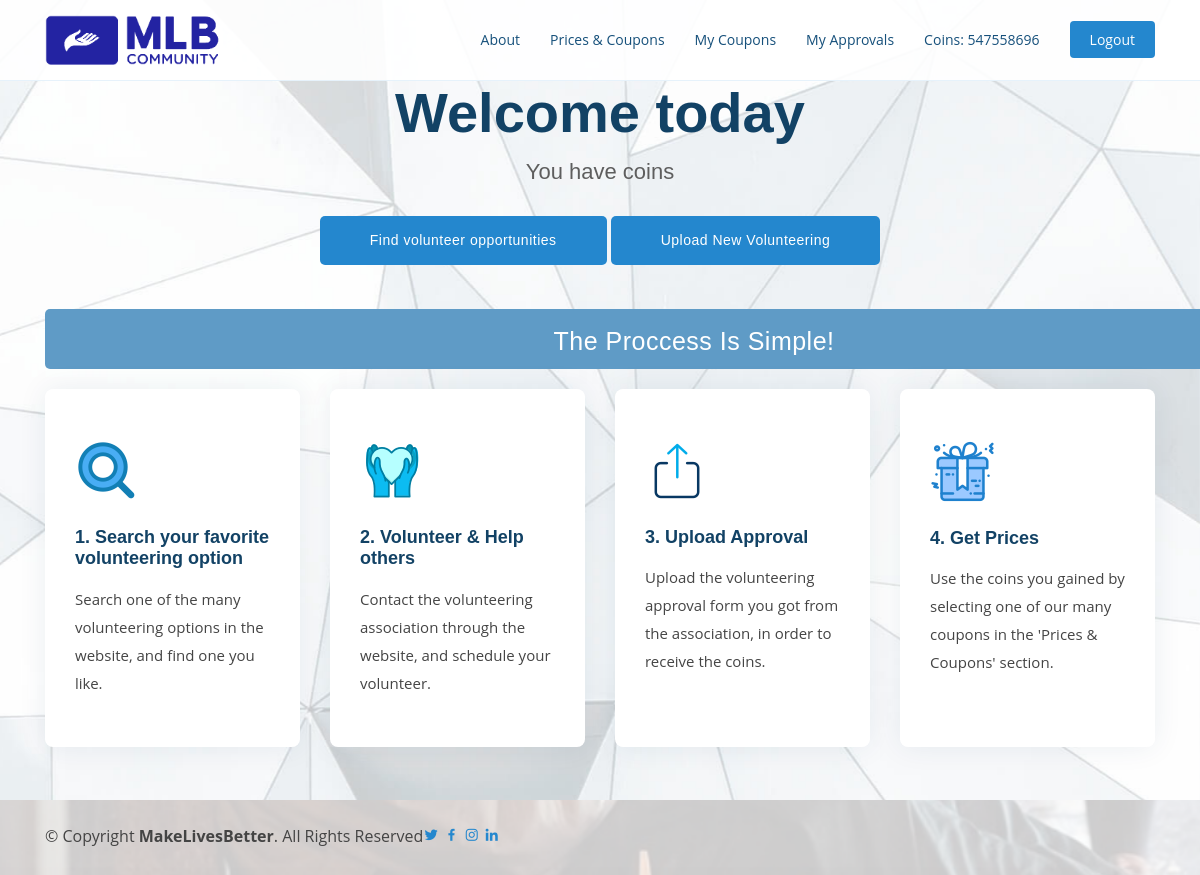
/ (signed in), run on the app's committed database.
### myapp/models.py (models this page shows, shortened)
class UserExtend(models.Model):
    user = OneToOneField(User, on_delete=models.CASCADE)
    coins = IntegerField()
    coupons_list = CharField(max_length=1000000, null=True, blank=True)
    coupons_counter = IntegerField(default=0)
    date_list = CharField(max_length=1000000, null=True, blank=True)
    store_list = CharField(max_length=1000000, null=True, blank=True)
    approvals = ForeignKey('ApprovedPost',on_delete=models.SET_NULL, null=True, blank=True)

class Feature(models.Model):
    name = CharField(max_length=100)
    details = CharField(max_length=400)
    icon = ImageField(upload_to="files/", null=True, blank=True)

### myapp/views.py (the view)
# urls.py: path('', views.index, name='index'),
def index(request):
    features = Feature.objects.all()
    extendedUsers = UserExtend.objects.all()
    return render(request, 'newIndex.html', {'features': features, 'extendedUsers': extendedUsers})

### templates/newIndex.html (shortened to what this page needs)
{% load static %}
<head>
    <link href="{% static 'assets/vendor/aos/aos.css' %}" rel="stylesheet">
    <link href="{% static 'assets/vendor/bootstrap/css/bootstrap.min.css' %}" rel="stylesheet">
    <link href="{% static 'assets/vendor/boxicons/css/boxicons.min.css' %}" rel="stylesheet">
    <link href="{% static 'assets/vendor/swiper/swiper-bundle.min.css' %}" rel="stylesheet">
    <link href="{% static 'styleIndex.css' %}" rel="stylesheet">
</head>
<body>
<header id="header" class="fixed-top">
    <div class="container d-flex align-items-center justify-content-between">
        <a href="/" class="logo"><img src="/files/files/MLBLogo.png" alt="" class="img-fluid" height="100"></a>
        {% include "navbar.html" %}
    </div>
</header>
<section id="hero" class="d-flex align-items-center">
    <div class="container position-relative" data-aos="fade-up" data-aos-delay="100">
        <div class="row justify-content-center">
            <div class="col-xl-7 col-lg-9 text-center">
                <br>
                {% if user.is_authenticated %}
                    {% for e in extendedUsers %}
                        {% if e.user.username == user.username %}
                            <h1>Welcome {{ e.user.username }}</h1>
                            {% if e.user.username != 'admin' %}
                            <h2>You have  coins</h2>
                            {% endif %}
                        {% endif %}
                    {% endfor %}
                {% else %}
                    <h1>Make Lives Better</h1>
                    <h2>Join MLB Community and help to improve people's lives!</h2>
                {% endif %}
            </div>
        </div>
        <div class="text-center">
            <a href="gallery" class="btn-get-started scrollto">Find volunteer opportunities</a>
            <a href="upload_volunteer_option" class="btn-get-started scrollto">Upload New Volunteering </a>
        </div>
        <br>
        <a class="btn-get-started2 scrollto">The Proccess Is Simple!<a>
            <div class="row icon-boxes">
                {% for feature in features %}
                    <div class="col-md-6 col-lg-3 d-flex align-items-stretch mb-5 mb-lg-0" data-aos="zoom-in"
                         data-aos-delay="200">
                        <div class="icon-box">
                            <img src="{{ feature.icon.url }}"/>
                            <br><br>
                            <h4 class="title"><a href="">{{ feature.name }}</a></h4>
                            <p class="description">{{ feature.details }}</p>
                        </div>
                    </div>
                {% endfor %}
            </div>
    </div>
</section>
<div class="container d-md-flex py-4">
    <div class="me-md-auto text-center text-md-start">
        <div class="copyright">
            &copy; Copyright <strong><span>MakeLivesBetter</span></strong>. All Rights Reserved
        </div>
      </div>
      <div class="social-links text-center text-md-right pt-3 pt-md-0">
        <a href="https://twitter.com/AvrahamTopaz" class="twitter"><i class="bx bxl-twitter"></i></a>
        <a href="https://www.facebook.com/topaz.avraham.7/" class="facebook"><i class="bx bxl-facebook"></i></a>
        <a href="https://www.instagram.com/topazavraham20/" class="instagram"><i class="bx bxl-instagram"></i></a>
        <a href="https://www.linkedin.com/in/topaz-avraham-68b340208/" class="linkedin"><i class="bx bxl-linkedin"></i></a>
      </div>
    </div>
</body>
</html>

### templates/navbar.html (shortened to what this page needs)
<nav id="navbar" class="navbar">
    <ul>
        {% if user.is_authenticated %}
            {% for e in extendedUsers %}
                {% if e.user.username == user.username %}
                    {% if e.user.username == 'admin' %}
                        <li><a class="nav-link scrollto" href="admin_view_approvals">View Uploaded Approvals</a></li>
                        <li><a class="nav-link scrollto" href="admin_view_volunteering_requests">View Volunteering Requests</a></li>
                        <li><a class="nav-link scrollto" href="admin_view_existing_posts">View Existing Volunteering Options</a></li>
                        <li><a class="getstarted scrollto" href="logout">Logout</a></li>
                    {% else %}
                        <li><a class="nav-link scrollto" href="about">About</a></li>
                        <li><a class="nav-link scrollto" href="prices">Prices & Coupons</a></li>
                        <li><a class="nav-link scrollto" href="mycoupons">My Coupons</a></li>
                        <li><a class="nav-link scrollto" href="myapprovals">My Approvals</a></li>
                        <li><a class="nav-link scrollto" href="prices">Coins: {{ e.coins }}</a></li>
                        <li><a class="getstarted scrollto" href="logout">Logout</a></li>
                    {% endif %}
                {% endif %}
            {% endfor %}
        {% else %}
            <li><a class="nav-link scrollto" href="about">About</a></li>
            <li><a class="nav-link scrollto" href="prices">Prices & Coupons</a></li>
            <li><a class="getstarted scrollto" href="register">Register</a></li>
            <li><a class="getstarted scrollto" href="login">Login</a></li>
        {% endif %}
    </ul>
</nav>

### static/styleIndex.css (style rules this page uses)
body { font-family: "Open Sans", sans-serif; color: #444444; }
a { color: #2487ce; text-decoration: none; }
h1, h2, h3, h4, h5, h6 { font-family: "Raleway", sans-serif; }
#header { transition: all 0.5s; background: rgba(255, 255, 255, 0.9); z-index: 997; padding: 15px 0; border-bottom: 1px solid #e6f2fb; }
#header .logo { font-size: 28px; margin: 0; padding: 0; line-height: 1; font-weight: 300; letter-spacing: 0.5px; font-family: "Poppins", sans-serif; }
#header .logo img { max-height: 50px; }
.navbar { padding: 0; }
.navbar ul { margin: 0; padding: 0; display: flex; list-style: none; align-items: center; }
.navbar li { position: relative; }
.navbar a, .navbar a:focus { display: flex; align-items: center; justify-content: space-between; padding: 10px 0 10px 30px; font-size: 14px; color: #16507b; white-space: nowrap; transition: 0.3s; }
.navbar .getstarted, .navbar .getstarted:focus { background: #2487ce; padding: 8px 20px; margin-left: 30px; border-radius: 4px; color: #fff; }
#hero { width: 100%; height: 100vh; position: relative; background: url("../img/hero-bg.jpg") top center; background-size: cover; position: relative; }
#hero:before { content: ""; position: absolute; bottom: 0; top: 0; left: 0; right: 0; }
#hero .container { padding-top: 80-px; }
#hero h1 { margin: 0; font-size: 56px; font-weight: 700; line-height: 72px; color: #124265; font-family: "Poppins", sans-serif; }
#hero h2 { color: #5e5e5e; margin: 10px 0 0 0; font-size: 22px; }
#hero .btn-get-started { font-family: "Poppins", sans-serif; font-weight: 500; font-size: 14px; letter-spacing: 0.5px; display: inline-block; padding: 14px 50px; border-radius: 5px; transition: 0.5s; margin-top: 30px; color: #fff; background: #2487ce; }
#hero .btn-get-started2 { font-family: "Poppins", sans-serif; font-weight: 520; font-size: 25px; letter-spacing: 0.5px; position: absolute; text-align: center; height: 60px; width: 1298px; padding: 14px 50px; border-radius: 5px; transition: 0.5s; margin-top: 20px; color: #fff; background: #5f9bc6; }
#hero .icon-boxes { margin-top: 100px; }
#hero .icon-box { padding: 50px 30px; position: relative; overflow: hidden; background: #fff; box-shadow: 0 0 29px 0 rgba(18, 66, 101, 0.08); transition: all 0.3s ease-in-out; border-radius: 8px; z-index: 1; }
#hero .icon-box .title { font-weight: 700; margin-bottom: 15px; font-size: 18px; }
#hero .icon-box .title a { color: #124265; transition: 0.3s; }
#hero .icon-box .description { font-size: 15px; line-height: 28px; margin-bottom: 0; }
@media (min-width: 1024px) { #hero { background-attachment: fixed; } }
section { padding: 80px 0; overflow: hidden; }

### templates/newIndex.html (style rules this page uses)
body { background-image: url('/files/files/screen.png'); background-repeat: no-repeat; background-attachment: fixed; background-size: cover; }

### data on the page
UserExtend: coins "547558696", user.username "today"
Feature: icon (picture), name "1. Search your favorite volunteering option", details "Search one of the many volunteering options in the website, and find one you like."
Feature: icon (picture), name "2. Volunteer & Help others", details "Contact the volunteering association through the website, and schedule your volunteer."
Feature: icon (picture), name "3. Upload Approval", details "Upload the volunteering approval form you got from the association, in order to receive the coins."
Feature: icon (picture), name "4. Get Prices", details "Use the coins you gained by selecting one of our many coupons in the 'Prices & Coupons' section."
